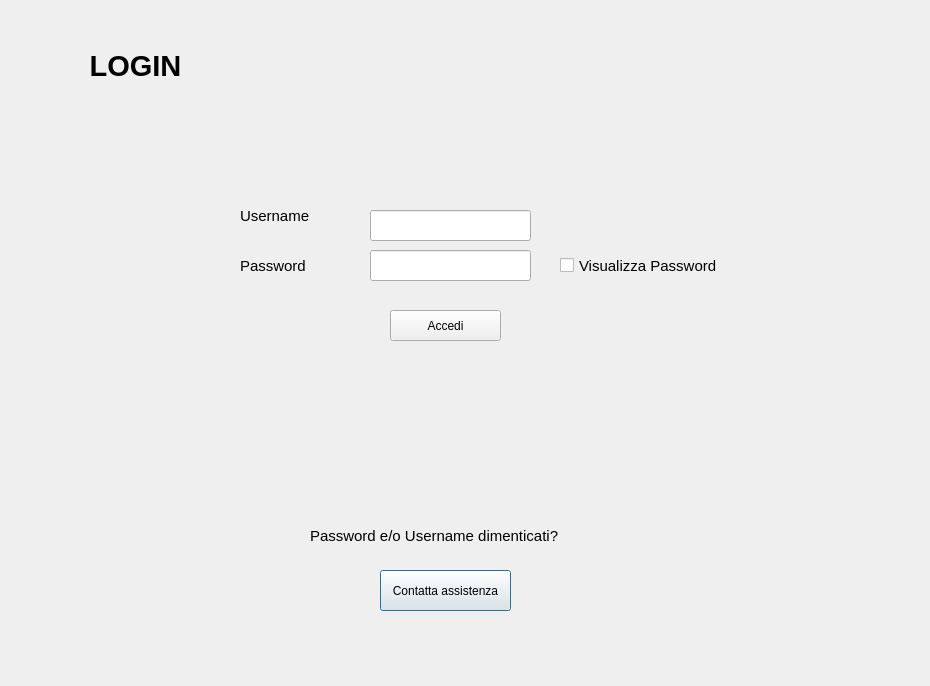
<?xml version="1.0" encoding="UTF-8"?>
<ui version="4.0">
 <class>Login</class>
 <widget class="QDialog" name="Login">
  <property name="geometry">
   <rect>
    <x>0</x>
    <y>0</y>
    <width>930</width>
    <height>686</height>
   </rect>
  </property>
  <property name="windowTitle">
   <string>Dialog</string>
  </property>
  <widget class="QFrame" name="frame">
   <property name="geometry">
    <rect>
     <x>-60</x>
     <y>-200</y>
     <width>1331</width>
     <height>931</height>
    </rect>
   </property>
   <property name="cursor">
    <cursorShape>PointingHandCursor</cursorShape>
   </property>
   <property name="styleSheet">
    <string notr="true">background-image: url(:/no/loghi-icone/logo2.png);
</string>
   </property>
   <property name="frameShape">
    <enum>QFrame::StyledPanel</enum>
   </property>
   <property name="frameShadow">
    <enum>QFrame::Raised</enum>
   </property>
   <widget class="QLabel" name="label">
    <property name="geometry">
     <rect>
      <x>70</x>
      <y>240</y>
      <width>251</width>
      <height>51</height>
     </rect>
    </property>
    <property name="font">
     <font>
      <pointsize>22</pointsize>
      <weight>75</weight>
      <bold>true</bold>
     </font>
    </property>
    <property name="layoutDirection">
     <enum>Qt::LeftToRight</enum>
    </property>
    <property name="styleSheet">
     <string notr="true"/>
    </property>
    <property name="text">
     <string>LOGIN</string>
    </property>
    <property name="textFormat">
     <enum>Qt::AutoText</enum>
    </property>
    <property name="scaledContents">
     <bool>false</bool>
    </property>
    <property name="alignment">
     <set>Qt::AlignCenter</set>
    </property>
   </widget>
   <widget class="QPushButton" name="Assistenzabtn">
    <property name="geometry">
     <rect>
      <x>440</x>
      <y>770</y>
      <width>131</width>
      <height>41</height>
     </rect>
    </property>
    <property name="cursor">
     <cursorShape>PointingHandCursor</cursorShape>
    </property>
    <property name="text">
     <string>Contatta assistenza</string>
    </property>
   </widget>
   <widget class="QLabel" name="label_4">
    <property name="geometry">
     <rect>
      <x>370</x>
      <y>720</y>
      <width>281</width>
      <height>31</height>
     </rect>
    </property>
    <property name="font">
     <font>
      <family>MS Shell Dlg 2</family>
      <pointsize>11</pointsize>
      <weight>50</weight>
      <italic>false</italic>
      <bold>false</bold>
     </font>
    </property>
    <property name="styleSheet">
     <string notr="true">font: 11pt &quot;MS Shell Dlg 2&quot;;</string>
    </property>
    <property name="text">
     <string>Password e/o Username dimenticati?</string>
    </property>
   </widget>
   <widget class="QPushButton" name="pushButton">
    <property name="geometry">
     <rect>
      <x>450</x>
      <y>510</y>
      <width>111</width>
      <height>31</height>
     </rect>
    </property>
    <property name="cursor">
     <cursorShape>PointingHandCursor</cursorShape>
    </property>
    <property name="styleSheet">
     <string notr="true">font: 10pt &quot;MS Shell Dlg 2&quot;;</string>
    </property>
    <property name="text">
     <string>Accedi</string>
    </property>
   </widget>
   <widget class="QCheckBox" name="visualizzapwbtn">
    <property name="geometry">
     <rect>
      <x>620</x>
      <y>450</y>
      <width>191</width>
      <height>31</height>
     </rect>
    </property>
    <property name="font">
     <font>
      <family>MS Shell Dlg 2</family>
      <pointsize>11</pointsize>
      <weight>50</weight>
      <italic>false</italic>
      <bold>false</bold>
     </font>
    </property>
    <property name="cursor">
     <cursorShape>PointingHandCursor</cursorShape>
    </property>
    <property name="styleSheet">
     <string notr="true">font: 11pt &quot;MS Shell Dlg 2&quot;;</string>
    </property>
    <property name="text">
     <string>Visualizza Password</string>
    </property>
   </widget>
   <widget class="QLineEdit" name="Username">
    <property name="geometry">
     <rect>
      <x>430</x>
      <y>410</y>
      <width>161</width>
      <height>31</height>
     </rect>
    </property>
    <property name="font">
     <font>
      <pointsize>9</pointsize>
     </font>
    </property>
   </widget>
   <widget class="QLabel" name="label_2">
    <property name="geometry">
     <rect>
      <x>300</x>
      <y>400</y>
      <width>91</width>
      <height>31</height>
     </rect>
    </property>
    <property name="font">
     <font>
      <family>MS Shell Dlg 2</family>
      <pointsize>11</pointsize>
      <weight>50</weight>
      <italic>false</italic>
      <bold>false</bold>
     </font>
    </property>
    <property name="styleSheet">
     <string notr="true">
font: 11pt &quot;MS Shell Dlg 2&quot;;</string>
    </property>
    <property name="text">
     <string>Username</string>
    </property>
   </widget>
   <widget class="QLabel" name="label_3">
    <property name="geometry">
     <rect>
      <x>300</x>
      <y>450</y>
      <width>81</width>
      <height>31</height>
     </rect>
    </property>
    <property name="font">
     <font>
      <family>MS Shell Dlg 2</family>
      <pointsize>11</pointsize>
      <weight>50</weight>
      <italic>false</italic>
      <bold>false</bold>
     </font>
    </property>
    <property name="styleSheet">
     <string notr="true">font: 10pt &quot;MS Shell Dlg 2&quot;;
font: 11pt &quot;MS Shell Dlg 2&quot;;</string>
    </property>
    <property name="text">
     <string>Password</string>
    </property>
   </widget>
   <widget class="QLineEdit" name="Password">
    <property name="geometry">
     <rect>
      <x>430</x>
      <y>450</y>
      <width>161</width>
      <height>31</height>
     </rect>
    </property>
    <property name="font">
     <font>
      <pointsize>9</pointsize>
     </font>
    </property>
    <property name="accessibleName">
     <string notr="true"/>
    </property>
   </widget>
   <widget class="QLabel" name="ErrorMessage">
    <property name="geometry">
     <rect>
      <x>570</x>
      <y>120</y>
      <width>351</width>
      <height>81</height>
     </rect>
    </property>
    <property name="font">
     <font>
      <pointsize>10</pointsize>
      <weight>75</weight>
      <bold>true</bold>
     </font>
    </property>
    <property name="styleSheet">
     <string notr="true">backgroundcolor:trasparent</string>
    </property>
    <property name="text">
     <string/>
    </property>
   </widget>
  </widget>
 </widget>
 <resources>
  <include location="../resource.qrc"/>
 </resources>
 <connections/>
</ui>
